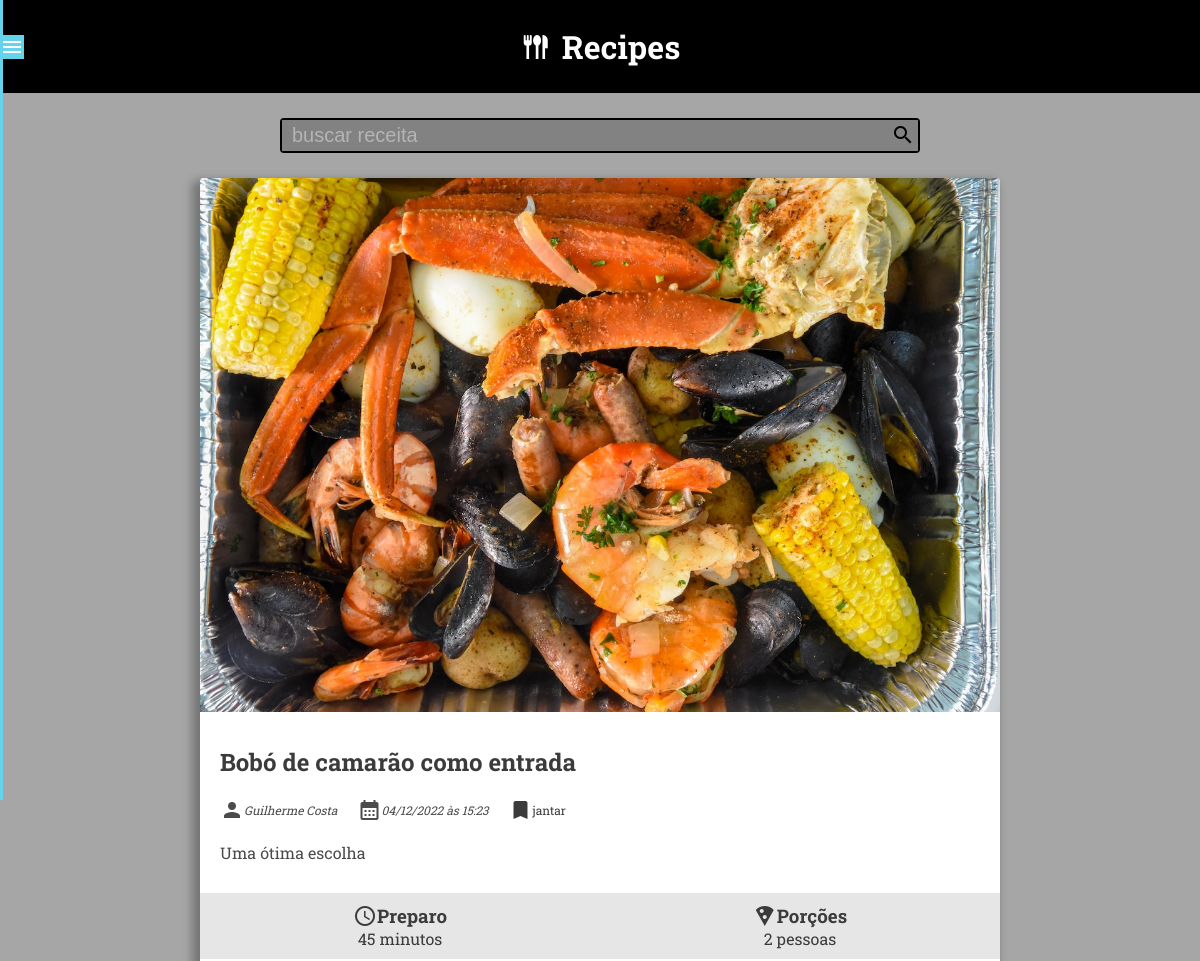
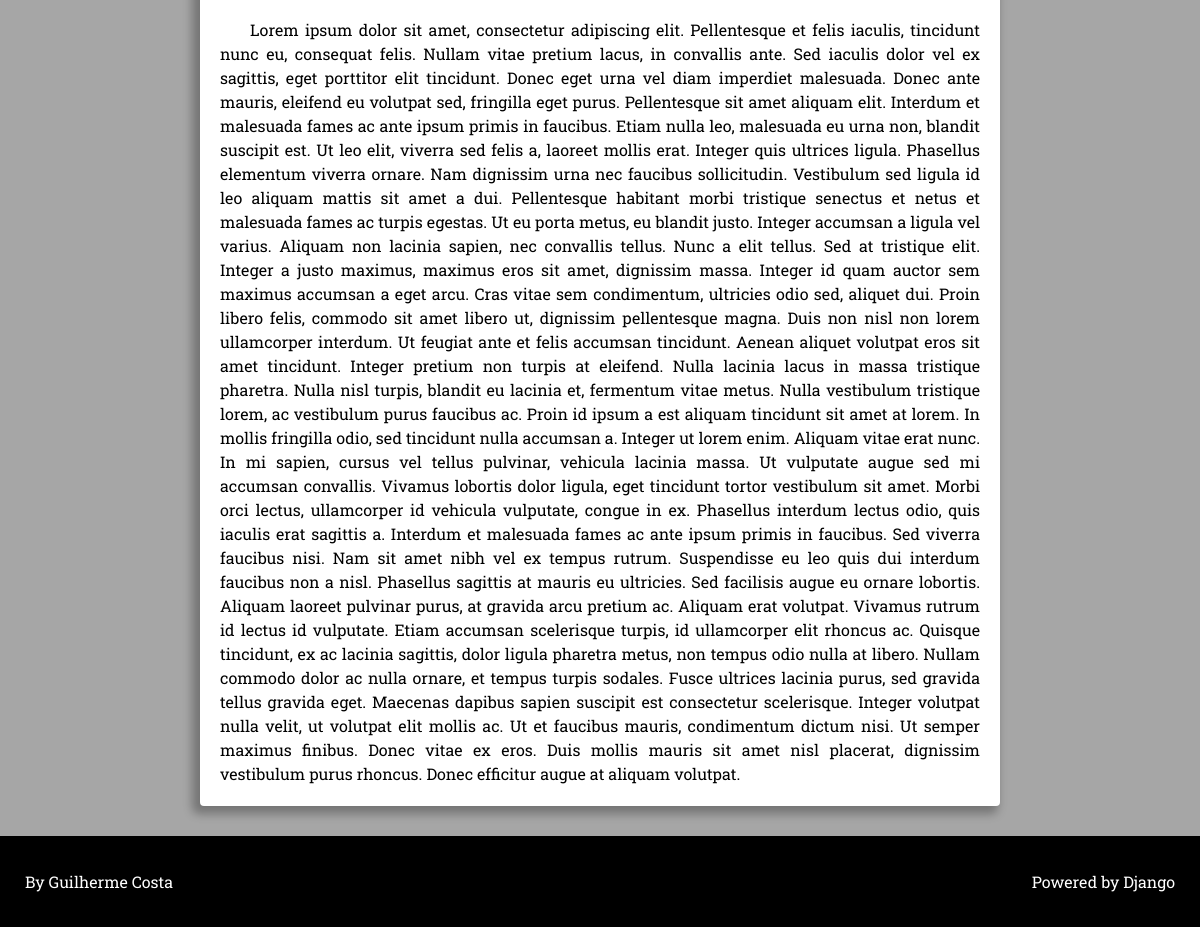
Page /recipe/31/ on the committed database (2 pictures, top to bottom).
### recipes/models.py (models this page shows, shortened)
class Recipe(models.Model):
    title = models.CharField(max_length=65,)
    description = models.CharField(max_length=165,)
    slug = models.SlugField(max_length=65, unique=True)
    preparation_time = models.IntegerField()
    preparation_time_unit = models.CharField(max_length=165,)
    servings = models.IntegerField()
    servings_unit = models.CharField(max_length=65,)
    preparation_steps = models.TextField()
    preparation_steps_is_html = models.BooleanField(default=False)
    created_at = models.DateTimeField(auto_now_add=True)
    updated_at = models.DateTimeField(auto_now=True)
    is_published = models.BooleanField(default=False)
    cover = models.ImageField(upload_to='recipes/covers/%Y/%m/%d/',
                              blank=True,
                              default='',
                              )
    category = models.ForeignKey(Category,
                                 on_delete=models.SET_NULL,
                                 null=True,
                                 blank=True,
                                 default=None,
                                 )
    author = models.ForeignKey(User,
                               on_delete=models.SET_NULL,
                               null=True,
                               blank=True,
                               default=None,
                               )

class Category(models.Model):
    name = models.CharField(max_length=65,
                            verbose_name='Nome',
                            )

### recipes/views.py (the view)
# urls.py: path('recipe/<int:id>/', views.recipe, name='recipe'),
def recipe(request, id) -> render:
    recipe: list = get_object_or_404(Recipe,
                                     pk=id,
                                     is_published=True,
                                     )
    return render(request, 'recipes/pages/recipe-view.html', context={
        'recipe_details': True,
        'recipe_description': True,
        'title_recipe': f"{recipe.title}",
        'recipe': recipe,
    })

### recipes/templates/recipes/pages/recipe-view.html (shortened to what this page needs)
{% extends 'global/base.html' %}
{% block content %}
<div class="main-content main-content-list">
    {% include "recipes/partials/individual-recipe-view.html" %}
</div>
{% endblock content %}

### recipes/templates/recipes/partials/_details-recipe.html (shortened to what this page needs)
{% if recipe.cover %}
    <a href="{% url 'recipes:recipe' recipe.id %}">
        <img class="card-image" src="{{ recipe.cover.url }}" alt="temp image">
    </a>
{% endif %}
<section class="box-card-info">
    <a href="{% url 'recipes:recipe' recipe.id %}">
        <h2 class="card-title">{{ recipe.title }}</h2>
    </a>
    <div class="card-details">
        {% if recipe.author is not None %}
            <div>
                <span class="material-icons card-user-icon">person</span>
                {% if recipe.author.first_name %}
                    <span class="card-username">{{ recipe.author.first_name }} {{recipe.author.last_name}}</span>
                {% else %}
                    <span class="card-username">{{ recipe.author.username }}</span>
                {% endif %}
            </div>
        {% endif %}
        <div>
            <span class="material-icons card-calendar-icon">&#xebcc</span>
            <span class="card-date">{{ recipe.created_at|date:"d/m/Y" }} às {{ recipe.created_at|date:"H:i" }}</span>
        </div>
        {% if recipe.category.id %}
            <div>
                <a href="{% url 'recipes:category' recipe.category.id %}" class="flex-details">
                    <span class="material-icons">bookmark</span>
                    <span class="card-group">{{ recipe.category.name }}</span>
                </a>
            </div>
        {% endif %}
        <div class="prev-text-card">
            <p>{{ recipe.description }}</p>
        </div>
    </div>
</section>
<section class="box-card-preparation">
    <div class="card-time-preparation">
        <h3><span class="material-icons">&#xe8b5</span>Preparo</h3>
        <p>{{ recipe.preparation_time }} {{ recipe.preparation_time_unit }}</p>
    </div>
    <div class="card-portion">
        <h3><span class="material-icons">&#xe552</span>Porções</h3>
        <p>{{ recipe.servings }} {{ recipe.servings_unit }}</p>
    </div>
</section>
{% if recipe_description %}
    <div class="card-preparation-steps">
        {% if recipe.preparation_steps_is_html %}
            {{ recipe.preparation_steps|safe }}
        {% else %}
            {{ recipe.preparation_steps }}
        {% endif %}
    </div>
{% endif %}

### recipes/static/recipes/css/style.css (style rules this page uses)
:root { --default-font: 'Roboto Slab', serif; --bg-header-footer: black; --text-header-footer: white; --bg-menu: #65D4EB; --bg-content: #A6A6A6; --bg-input-search: #828282; --bg-card-details: #E6E6E6; --text-white: white; --text-card: #3b3b3b; --text-card-details: #4b4b4b; }
* { margin: 0; padding: 0; box-sizing: border-box; }
html { height: 100%; }
body { font-family: var(--default-font); background-color: var(--bg-content); height: 100%; display: flex; flex-direction: column; justify-content: space-between; }
.main-content { padding: 0 2%; display: flex; flex-flow: row wrap; justify-content: center; align-items: flex-start; gap: 20px; }
.card-preparation-steps { padding: 20px; line-height: 1.5; text-align: justify; text-indent: 30px; }
.card-image { width: 100%; }
.box-card-info { padding: 30px 20px; }
.box-card-info a { text-decoration: none; font-style: normal; color: var(--text-card); }
.card-title { padding-bottom: 20px; }
.card-details { font-size: 12px; font-style: italic; color: var(--text-card-details); display: flex; justify-content: flex-start; align-items: center; flex-flow: wrap; }
.card-details > .prev-text-card { width: 100%; margin-top: 20px; font-size: 16px; font-style: normal; }
.card-details > div { display: flex; align-items: center; margin-right: 20px; }
.flex-details { display: flex; align-items: center; }
.card-group { cursor: pointer; }
.box-card-preparation { display: flex; justify-content: space-around; align-items: center; flex-wrap: wrap; background-color: var(--bg-card-details); padding: 10px 0; }
.box-card-preparation div { text-align: center; color: var(--text-card); }
.box-card-preparation h3 { display: flex; align-items: center; }

### rows in the picture
Recipe: cover (picture), title "Bobó de camarão como entrada", author.first_name "Guilherme", author.last_name "Costa", created_at "04/12/2022", created_at "15:23", category.name "jantar", description "Uma ótima escolha", preparation_time "45", preparation_time_unit "minutos", servings "2", servings_unit "pessoas", preparation_steps "Lorem ipsum dolor sit amet, consectetur adipiscing elit. Pellentesque et felis iaculis, tincidunt nunc eu, consequat felis. Nullam vitae pretium lacus, in convallis ante. Sed iaculis dolor vel ex sagittis, eget porttitor elit tincidunt. Donec eget urna vel diam imperdiet malesuada. Donec ante mauris, eleifend eu volutpat sed, fringilla eget purus. Pellentesque sit amet aliquam elit. Interdum et malesuada fames ac ante ipsum primis in faucibus. Etiam nulla leo, malesuada eu urna non, blandit suscipit est. Ut leo elit, viverra sed felis a, laoreet mollis erat. Integer quis ultrices ligula. Phasellus elementum viverra ornare. Nam dignissim urna nec faucibus sollicitudin. Vestibulum sed ligula…"
